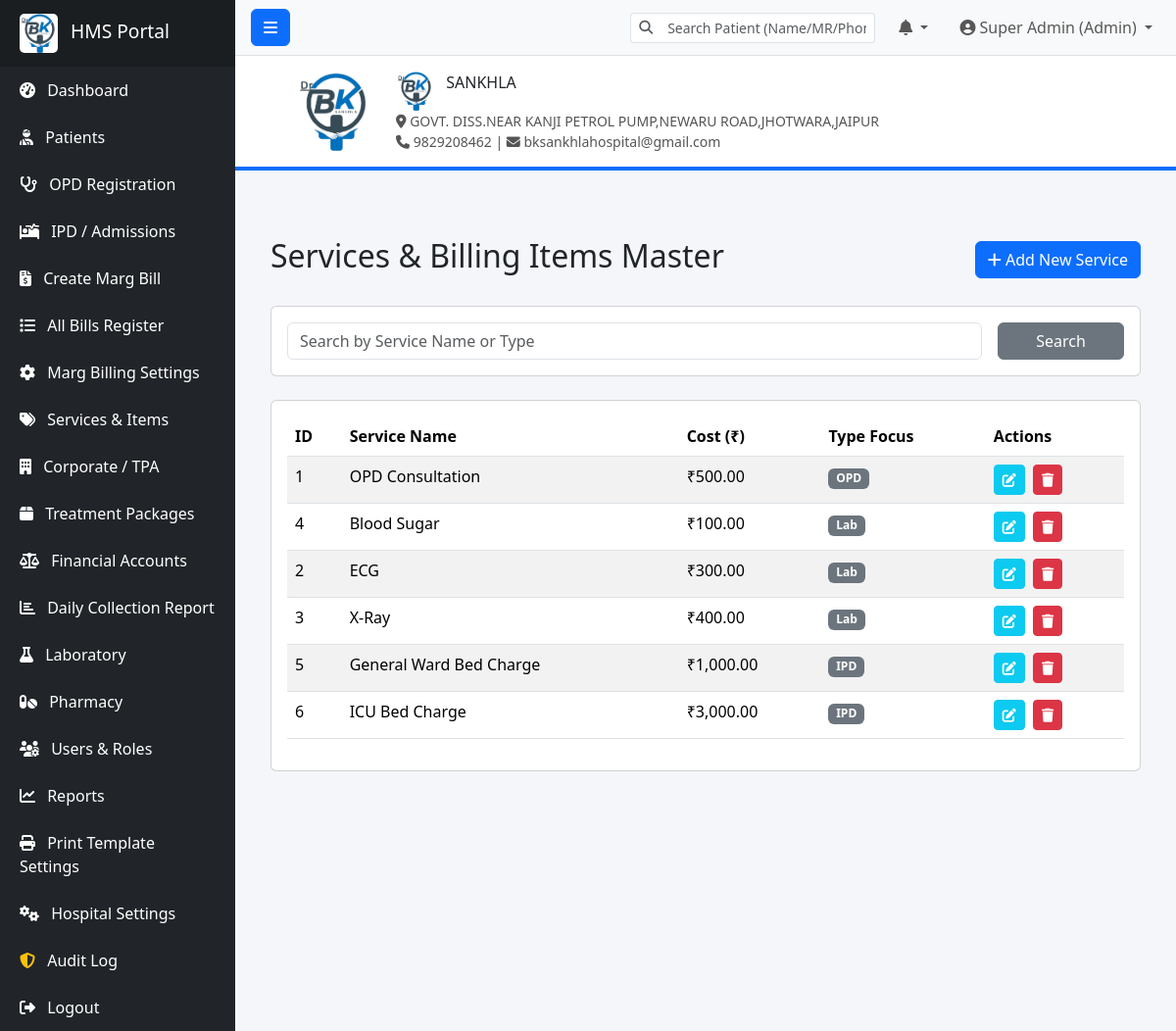
Screenshot of /services.php (signed in) with the database file from the repository.
### tables this page shows
CREATE TABLE IF NOT EXISTS `services` (
  `id` int(11) NOT NULL AUTO_INCREMENT,
  `service_name` varchar(100) NOT NULL,
  `name` varchar(100) DEFAULT NULL,
  `cost` decimal(10,2) NOT NULL DEFAULT 0.00,
  `rate` decimal(10,2) DEFAULT 0.00,
  `type` enum('OPD','Lab','IPD','Other') DEFAULT 'OPD',
  `category` varchar(100) DEFAULT NULL,
  `tax_percent` decimal(5,2) DEFAULT 0.00,
  `status` tinyint(1) DEFAULT 1,
  `created_at` timestamp DEFAULT CURRENT_TIMESTAMP,
  PRIMARY KEY (`id`)
);

### services.php (the view, shortened to what this page needs)
<?php
require_once 'includes/header.php';
$search = $_GET['search'] ?? '';
$page = $_GET['page'] ?? 1;
$limit = 10;
$offset = ($page - 1) * $limit;
$sql = "SELECT * FROM services WHERE service_name LIKE ? OR type LIKE ? ORDER BY type, service_name LIMIT $limit OFFSET $offset";
$stmt = $pdo->prepare($sql);
$stmt->execute(["%$search%", "%$search%"]);
$services = $stmt->fetchAll();
?>
<div class="container-fluid mt-4">
    <div class="d-flex justify-content-between align-items-center mb-4">
        <h2>Services & Billing Items Master</h2>
        <button class="btn btn-primary" data-bs-toggle="modal" data-bs-target="#addServiceModal">
            <i class="fas fa-plus"></i> Add New Service
        </button>
    </div>
    <div class="card mb-4">
        <div class="card-body">
            <form method="GET" class="row g-3">
                <div class="col-md-10">
                    <input type="text" name="search" class="form-control" placeholder="Search by Service Name or Type" value="<?php echo htmlspecialchars($search); ?>">
                </div>
                <div class="col-md-2">
                    <button type="submit" class="btn btn-secondary w-100">Search</button>
                </div>
            </form>
        </div>
    </div>
    <div class="card">
        <div class="card-body">
            <div class="table-responsive">
                <table class="table table-striped table-hover">
                    <thead>
                        <tr>
                            <th>ID</th>
                            <th>Service Name</th>
                            <th>Cost (₹)</th>
                            <th>Type Focus</th>
                            <th>Actions</th>
                        </tr>
                    </thead>
                    <tbody>
                        <?php if (count($services) > 0): ?>
                            <?php foreach ($services as $svc): ?>
                            <tr>
                                <td><?php echo $svc['id']; ?></td>
                                <td><?php echo htmlspecialchars($svc['service_name']); ?></td>
                                <td>₹<?php echo number_format($svc['cost'], 2); ?></td>
                                <td><span class="badge bg-secondary"><?php echo htmlspecialchars($svc['type']); ?></span></td>
                                <td>
                                    <button class="btn btn-sm btn-info text-white me-1" onclick='editService(<?php echo json_encode($svc); ?>)'>
                                        <i class="fas fa-edit"></i>
                                    </button>
                                    <a href="?delete=<?php echo $svc['id']; ?>" class="btn btn-sm btn-danger" onclick="return confirm('Are you sure you want to delete this service?');">
                                        <i class="fas fa-trash"></i>
                                    </a>
                                </td>
                            </tr>
                            <?php endforeach; ?>
                        <?php else: ?>
                            <tr><td colspan="5" class="text-center">No services found. Add an item starting with above button.</td></tr>
                        <?php endif; ?>
                    </tbody>
                </table>
            </div>
        </div>
    </div>
</div>
<?php require_once 'includes/footer.php'; ?>

### includes/header.php (shortened to what this page needs)
<!DOCTYPE html>
<html lang="en">
<head>
    <link rel="stylesheet" href="assets/css/bootstrap.min.css">
    <link rel="stylesheet" href="assets/css/all.min.css">
</head>
<body>
    <div class="d-flex" id="wrapper">
        <?php if (isset($_SESSION['user_id'])): ?>
            <?php include_once 'sidebar.php'; ?>
            <?php
        endif; ?>
        <div id="page-content-wrapper">
            <?php if (isset($_SESSION['user_id'])): ?>
                <nav class="navbar navbar-expand-lg navbar-light bg-light border-bottom px-3 no-print">
                    <button class="btn btn-primary" id="menu-toggle"><i class="fas fa-bars"></i></button>
                    <div class="collapse navbar-collapse" id="navbarSupportedContent">
                        <ul class="navbar-nav ms-auto mt-2 mt-lg-0 align-items-center">
                            <li class="nav-item me-3 position-relative">
                                <div class="input-group input-group-sm" style="width: 250px;">
                                    <span class="input-group-text bg-white border-end-0"><i class="fas fa-search text-muted"></i></span>
                                    <input type="text" id="global-patient-search" class="form-control border-start-0" placeholder="Search Patient (Name/MR/Phone)" autocomplete="off">
                                </div>
                            </li>
                            <li class="nav-item dropdown me-3">
                                <a class="nav-link dropdown-toggle position-relative" href="#" id="notificationDropdown" role="button" data-bs-toggle="dropdown">
                                    <i class="fas fa-bell"></i>
                                </a>
                            </li>
                            <li class="nav-item dropdown">
                                <a class="nav-link dropdown-toggle" href="#" id="navbarDropdown" role="button"
                                    data-bs-toggle="dropdown">
                                    <i class="fas fa-user-circle"></i> <?php echo $_SESSION['full_name'] ?? 'User'; ?>
                                    (<?php echo $_SESSION['role'] ?? ''; ?>)
                                </a>
                            </li>
                        </ul>
                    </div>
                </nav>
                <?php
            endif; ?>
            <div class="container-fluid p-0">
                <div class="hospital-header text-center">
                    <div class="row align-items-center">
                        <div class="col-md-2 text-center text-md-end">
                            <img src="<?php echo APP_LOGO; ?>" alt="Logo" class="hospital-logo">
                        </div>
                        <div class="col-md-8 text-center text-md-start">
                            <a class="navbar-brand me-0" href="index.php">
                                <img src="<?php echo APP_LOGO; ?>" alt="Logo" height="40"
                                    class="d-inline-block align-text-top me-2">
                                <?php echo APP_SHORT_NAME; ?>
                            </a>
                            <div class="hospital-address">
                                <i class="fas fa-map-marker-alt"></i> <?php echo APP_ADDRESS; ?><br>
                                <i class="fas fa-phone"></i> <?php echo APP_PHONE; ?> | <i class="fas fa-envelope"></i>
                                <?php echo APP_EMAIL; ?>
                            </div>
                        </div>
                    </div>
                </div>
                <div class="p-4">

### includes/sidebar.php (shortened to what this page needs)
<div class="bg-dark border-right" id="sidebar-wrapper">
    <div class="sidebar-heading text-white">
        <img src="assets/logo.png" alt="Logo" style="height: 40px; border-radius: 5px; background: white;" class="me-2">
        HMS Portal
    </div>
    <div class="list-group list-group-flush">
        <a href="index.php" class="list-group-item list-group-item-action bg-dark text-white">
            <i class="fas fa-tachometer-alt me-2"></i> Dashboard
        </a>
        <?php if (in_array($_SESSION['role'], ['Admin', 'Receptionist', 'Doctor'])): ?>
            <a href="patients.php" class="list-group-item list-group-item-action bg-dark text-white">
                <i class="fas fa-user-injured me-2"></i> Patients
            </a>
            <a href="opd.php" class="list-group-item list-group-item-action bg-dark text-white">
                <i class="fas fa-stethoscope me-2"></i> OPD Registration
            </a>
            <?php
        endif; ?>
        <?php if (in_array($_SESSION['role'], ['Admin', 'Doctor', 'Nurse'])): ?>
            <a href="ipd.php" class="list-group-item list-group-item-action bg-dark text-white">
                <i class="fas fa-procedures me-2"></i> IPD / Admissions
            </a>
            <?php
        endif; ?>
        <?php if (in_array($_SESSION['role'], ['Admin', 'Receptionist', 'Accountant'])): ?>
            <a href="billing_app.php?action=create" class="list-group-item list-group-item-action bg-dark text-white">
                <i class="fas fa-file-invoice-dollar me-2"></i> Create Marg Bill
            </a>
            <a href="billing_app.php?action=list" class="list-group-item list-group-item-action bg-dark text-white">
                <i class="fas fa-list me-2"></i> All Bills Register
            </a>
            <a href="billing_app.php?action=settings" class="list-group-item list-group-item-action bg-dark text-white">
                <i class="fas fa-cog me-2"></i> Marg Billing Settings
            </a>
            <a href="services.php" class="list-group-item list-group-item-action bg-dark text-white">
                <i class="fas fa-tags me-2"></i> Services & Items
            </a>
            <a href="tpa_companies.php" class="list-group-item list-group-item-action bg-dark text-white">
                <i class="fas fa-building me-2"></i> Corporate / TPA
            </a>
            <a href="treatment_packages.php" class="list-group-item list-group-item-action bg-dark text-white">
                <i class="fas fa-box me-2"></i> Treatment Packages
            </a>
            <a href="financials.php" class="list-group-item list-group-item-action bg-dark text-white">
                <i class="fas fa-balance-scale me-2"></i> Financial Accounts
            </a>
            <a href="daily_report.php" class="list-group-item list-group-item-action bg-dark text-white">
                <i class="fas fa-chart-bar me-2"></i> Daily Collection Report
            </a>
            <?php
        endif; ?>
        <?php if (in_array($_SESSION['role'], ['Admin', 'Lab Technician', 'Doctor'])): ?>
            <a href="laboratory.php" class="list-group-item list-group-item-action bg-dark text-white">
                <i class="fas fa-flask me-2"></i> Laboratory
            </a>
            <?php
        endif; ?>
        <?php if (in_array($_SESSION['role'], ['Admin', 'Pharmacist', 'Doctor'])): ?>
            <a href="pharmacy.php" class="list-group-item list-group-item-action bg-dark text-white d-flex justify-content-between align-items-center">
                <span><i class="fas fa-pills me-2"></i> Pharmacy</span>
            </a>
            <?php
        endif; ?>
        <?php if ($_SESSION['role'] == 'Admin'): ?>
            <a href="users.php" class="list-group-item list-group-item-action bg-dark text-white">
                <i class="fas fa-users-cog me-2"></i> Users & Roles
            </a>
            <a href="reports.php" class="list-group-item list-group-item-action bg-dark text-white">
                <i class="fas fa-chart-line me-2"></i> Reports
            </a>
            <a href="setup_print.php" class="list-group-item list-group-item-action bg-dark text-white">
                <i class="fas fa-print me-2"></i> Print Template Settings
            </a>
            <a href="settings.php" class="list-group-item list-group-item-action bg-dark text-white">
                <i class="fas fa-cogs me-2"></i> Hospital Settings
            </a>
            <a href="audit_log.php" class="list-group-item list-group-item-action bg-dark text-white">
                <i class="fas fa-shield-alt me-2 text-warning"></i> Audit Log
            </a>
            <?php
        endif; ?>
        <a href="logout.php" class="list-group-item list-group-item-action bg-dark text-white">
            <i class="fas fa-sign-out-alt me-2"></i> Logout
        </a>
    </div>
</div>

### includes/footer.php (shortened to what this page needs)
            </div>
        </div>
    </div>
</div>
</body>
</html>

### rows the page displays
services: id "1", service_name "OPD Consultation", cost "500.00", type "OPD"
services: id "4", service_name "Blood Sugar", cost "100.00", type "Lab"
services: id "2", service_name "ECG", cost "300.00", type "Lab"
services: id "3", service_name "X-Ray", cost "400.00", type "Lab"
services: id "5", service_name "General Ward Bed Charge", cost "1,000.00", type "IPD"
services: id "6", service_name "ICU Bed Charge", cost "3,000.00", type "IPD"

### other values shown
$_SESSION['full_name'] "Super Admin"
$_SESSION['role'] "Admin"
APP_SHORT_NAME "SANKHLA"
APP_ADDRESS "GOVT. DISS.NEAR KANJI PETROL PUMP,NEWARU ROAD,JHOTWARA,JAIPUR"
APP_PHONE "9829208462"
APP_EMAIL "bksankhlahospital@gmail.com"
